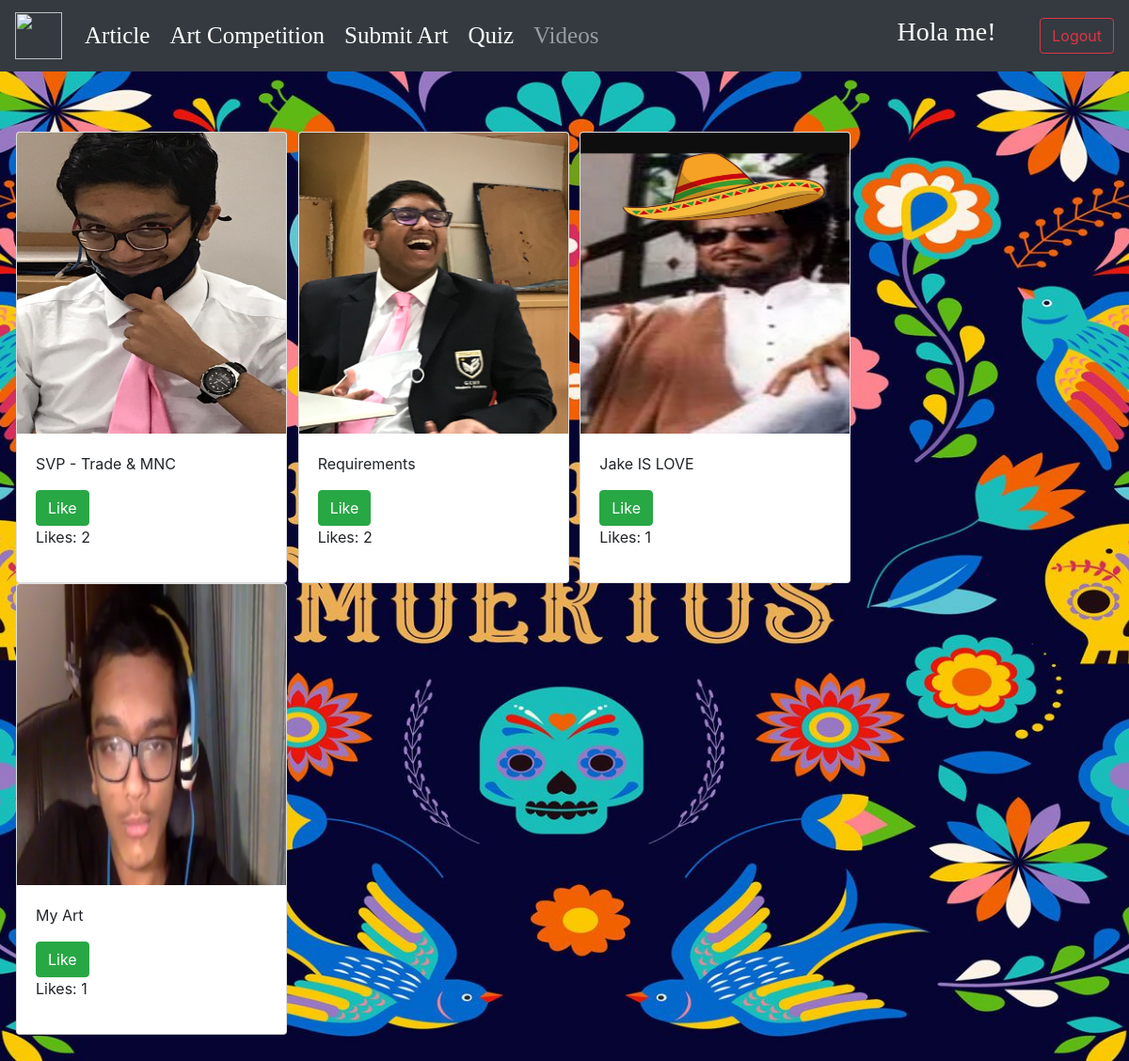
/art (signed in), run on the app's committed database.
### home/models.py (models this page shows, shortened)
class Art(models.Model):
    title = models.CharField(max_length=100)
    description = models.TextField()
    image = models.ImageField(blank=True, null=True)
    likes = models.ManyToManyField(User, related_name="likes")
    approved = models.BooleanField(default=False)
    user = models.OneToOneField(User, on_delete=models.CASCADE, related_name="user")
    def get_count(self):
        return self.likes.count()

### home/views.py (the view)
# urls.py: path('art', home.art, name='art'),
@login_required(login_url="/login")
def art(response):
    art = Art.objects.filter(approved=True)
    return render(response, "home/art.html", {"posts": art})

### home/templates/home/art.html (shortened to what this page needs)
{% extends 'home.html' %}
{% block content %}
<div class="jumbotron" style="background: none;">
    <div class="row">
{% for posts in posts %}
    <div class="card" style="width: 18rem; margin-right: 1%;">
      <img class="card-img-top" src="{{posts.image.url}}" alt="Card image cap" style="height: 20rem;">
      <div class="card-body">
        <p class="card-text" id="likeCount">{{posts.title}}</p>
        <button class="btn btn-success likeButton" value="{{posts.id}}">Like</button>
        <p>Likes: {{posts.get_count}}</p>
      </div>
    </div>
{% endfor %}
        </div>
</div>
{% endblock %}

### home/templates/home.html (shortened to what this page needs)
{% load static %}
<!doctype html>
<html lang="en">
  <head>
    <link rel="stylesheet" href="https://maxcdn.bootstrapcdn.com/bootstrap/4.0.0/css/bootstrap.min.css">
    <link rel="stylesheet" href="{% static 'css/styles.css' %}">
  </head>
  <body style="background: url('{% static 'secondBG.jpg' %}') no-repeat center center fixed; height:100%;background-position: center;
  background-repeat: no-repeat;
  background-size: cover;">
    <div class="navbar navbar-expand-lg navbar-dark bg-dark newNav">
      <a class="navbar-brand" href="{% url 'home' %}">
        <img src="https://previews.123rf.com/images/vectorcarrot/vectorcarrot1808/vectorcarrot180800052/108852594-illustration-of-mexican-sugar-skull-day-of-the-dead-dia-de-los-muertos-.jpg" width="50" height="50" alt="">
      </a>
      <div class="collapse navbar-collapse" id="navbarNavDropdown">
        <ul class="navbar-nav">
          <li class="nav-item active navTitle">
        <a class="nav-link navHead" href="{% url 'article' %}" style="font-size:25px;">Article<span class="sr-only">(current)</span></a>
        </li>
      <li class="nav-item active navTitle">
        <a class="nav-link navHead" href="{% url 'art' %}" style="font-size:25px;">Art Competition</a>
      </li>
      <li class="nav-item active navTitle">
        <a class="nav-link navHead" href="{% url 'submit' %}" style="font-size:25px;">Submit Art</a>
      </li>
       <li class="nav-item active navTitle">
        <a class="nav-link navHead" href="{% url 'quiz' %}" style="font-size:25px;">Quiz</a>
      </li>
      <li class="nav-item dropdown navTitle">
        <a class="nav-link navHead" href="{% url 'video' %}"  style="font-size:25px;">
          Videos
        </a>
      </li>
    </ul>
  </div>
      {% if user.is_authenticated %}
      <h3 class="navHead" style="color: white; margin-right: 4%;">Hola {{request.user.username}}!</h3>
      <a class="btn btn-md btn-outline-danger float-right" href="/logout">Logout</a>
      {% else %}
      <a class="btn btn-lg btn-outline-success float-right" style="margin-right: 1%;" href="/register">Register</a>
      <a class="btn btn-lg btn-outline-primary float-right" href="/login">Login</a>
      {% endif %}
</div>
    {% block content %}
      {% endblock %}
  </body>

### static/css/styles.css (style rules this page uses)
body, html { height: 100%; }
.navHead { margin-right: 5px; font-family: Brush Script MT, Brush Script Std, cursive; }

### data on the page
Art: image (picture), title "SVP - Trade & MNC", get_count "2"
Art: image (picture), title "Requirements", get_count "2"
Art: image (picture), title "Jake IS LOVE", get_count "1"
Art: image (picture), title "My Art", get_count "1"

### other printed values
{{ request.user.username }} "me"
